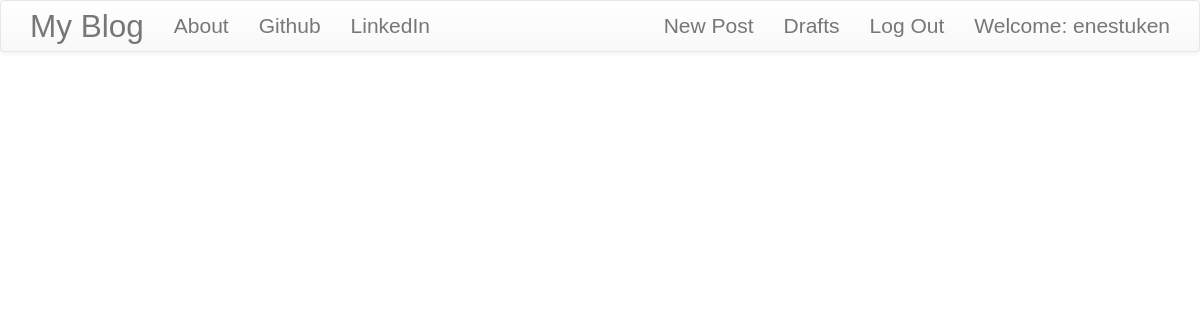
The app's page / (signed in), older data.
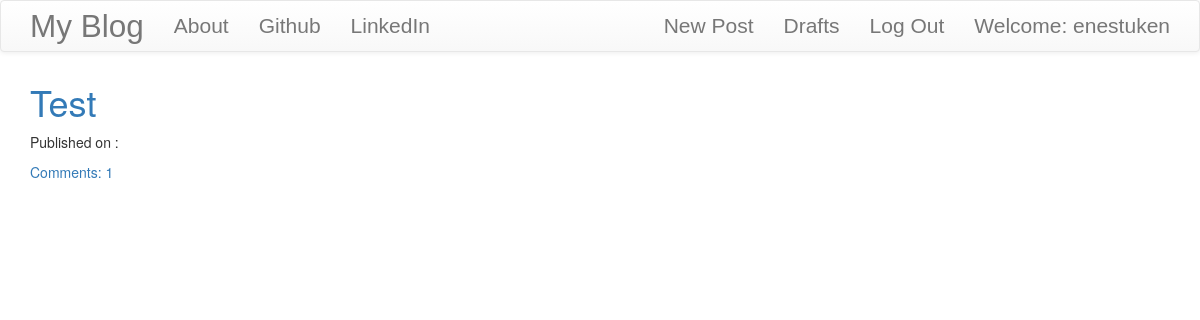
The same page, newer data.
### blog/models.py (models this page shows, shortened)
class Post(models.Model):
    author = models.ForeignKey('auth.User',on_delete = models.CASCADE)
    title = models.CharField(max_length=200)
    text = models.TextField()
    create_date = models.DateTimeField(default=timezone.now)
    published_date = models.DateTimeField(blank=True,null=True)
    def approve_comments(self):
        return self.comments.filter(approved_comment = True)

### blog/views.py (the view)
# urls.py: path('',views.PostListView.as_view(),name='post_list'),
class PostListView(ListView):
    model = Post
    def get_queryset(self):
        return Post.objects.filter(published_date__lte = timezone.now()).order_by('-published_date')

### blog/templates/blog/post_list.html
{% extends "blog/base.html" %}
{% block content %}
<div class="centerstage">
    {% for post in post_list %}
    <div class="post">
        <h1><a href="{% url 'post_detail' pk=post.pk %}">{{ post.title }}</a></h1>
        <div class="date">
            <p>Published on : {{post.published|date:"D M Y"}}</p>
        </div>
        <a href="{% url 'post_detail' pk=post.pk %}">Comments: {{post.approve_comments.count}}</a>
    </div>
    {% endfor %}
</div>
{% endblock %}

### blog/templates/blog/base.html (shortened to what this page needs)
<!DOCTYPE html>
{% load static %}
<html>
<head>
    <link rel="stylesheet" href="https://cdn.jsdelivr.net/npm/bootstrap@3.4.1/dist/css/bootstrap.min.css">
    <link rel="stylesheet" href="https://cdn.jsdelivr.net/npm/bootstrap@3.4.1/dist/css/bootstrap-theme.min.css">
    <link rel="stylesheet" href="//cdn.jsdelivr.net/npm/medium-editor@latest/dist/css/medium-editor.min.css" type="text/css" media="screen" charset="utf-8">
    <link rel="stylesheet" href="{% static 'css/blog.css' %}">
</head>
<body>
    <nav class="navbar navbar-default techfont custom-navbar">
        <div class="container">
            <ul class="nav navbar-nav">
                <li><a class="navbar-brand bigbrand" href="{% url 'post_list' %}">My Blog</a></li>
                <li><a href="{% url 'about' %}">About</a></li>
                <li><a href="https://github.com/EnesFeridTuken">Github</a></li>
                <li><a href="https://www.linkedin.com/in/enesferidtuken">LinkedIn</a></li>
            </ul>
            <ul class="nav navbar-nav navbar-right">
                {% if user.is_authenticated %}
                <li>
                    <a href="{% url 'post_new' %}">New Post</a>
                </li>
                <li>
                    <a href="{% url 'post_draft_list' %}">Drafts</a>
                </li>
                <li>
                    <a href="{% url 'logout' %}">Log Out</a>
                </li>
                <li>
                    <a>Welcome: {{user.username}} </a>
                </li>
                {% else %}
                <li><a class="nav navbar-right" href="{% url 'login' %}"><span class="glyphicon glyphicon-user"></span></a></li>
                {% endif %}
            </ul>
        </div>
    </nav>
    <div class="content container">
        <div class="row">
            <div class="col-md-8">
                <div class="blog_posts">
                    {% block content %}
                    {% endblock %}
                </div>
            </div>
        </div>
    </div>
</body>
</html>

Row changes from the older to the newer data that the page shows:
now on this page (row edited): Post: title "Test", approve_comments.count "1"
